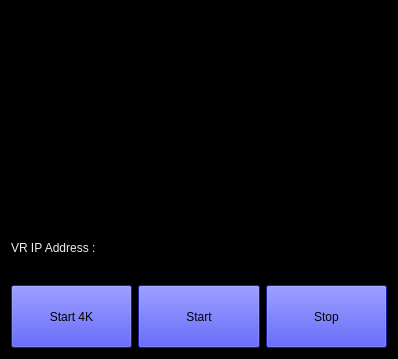
<?xml version="1.0" encoding="UTF-8"?>
<ui version="4.0">
 <class>Dialog</class>
 <widget class="QDialog" name="Dialog">
  <property name="geometry">
   <rect>
    <x>0</x>
    <y>0</y>
    <width>398</width>
    <height>359</height>
   </rect>
  </property>
  <property name="windowTitle">
   <string>Dialog</string>
  </property>
  <property name="styleSheet">
   <string notr="true">background-color: rgb(0, 0, 0);</string>
  </property>
  <layout class="QGridLayout" name="gridLayout_2">
   <item row="0" column="0">
    <layout class="QGridLayout" name="gridLayout">
     <item row="3" column="0">
      <layout class="QHBoxLayout" name="horizontalLayout_4">
       <item>
        <widget class="QLabel" name="label_2">
         <property name="styleSheet">
          <string notr="true">color: rgb(238, 238, 236);</string>
         </property>
         <property name="text">
          <string>VR IP Address :</string>
         </property>
        </widget>
       </item>
       <item>
        <widget class="QLineEdit" name="lineEditIpAddress">
         <property name="styleSheet">
          <string notr="true">color: rgb(238, 238, 236);</string>
         </property>
         <property name="alignment">
          <set>Qt::AlignCenter</set>
         </property>
         <property name="clearButtonEnabled">
          <bool>true</bool>
         </property>
        </widget>
       </item>
       <item>
        <widget class="QLabel" name="label">
         <property name="text">
          <string/>
         </property>
        </widget>
       </item>
      </layout>
     </item>
     <item row="1" column="0">
      <layout class="QHBoxLayout" name="horizontalLayout_3">
       <item>
        <widget class="QLabel" name="labelStatus">
         <property name="styleSheet">
          <string notr="true">color: rgb(255, 255, 255);</string>
         </property>
         <property name="text">
          <string/>
         </property>
        </widget>
       </item>
      </layout>
     </item>
     <item row="0" column="0">
      <layout class="QHBoxLayout" name="horizontalLayout">
       <item>
        <widget class="QPushButton" name="pushButton_2">
         <property name="sizePolicy">
          <sizepolicy hsizetype="Minimum" vsizetype="Preferred">
           <horstretch>0</horstretch>
           <verstretch>0</verstretch>
          </sizepolicy>
         </property>
         <property name="text">
          <string/>
         </property>
         <property name="flat">
          <bool>true</bool>
         </property>
        </widget>
       </item>
       <item>
        <spacer name="horizontalSpacer">
         <property name="orientation">
          <enum>Qt::Horizontal</enum>
         </property>
         <property name="sizeHint" stdset="0">
          <size>
           <width>40</width>
           <height>20</height>
          </size>
         </property>
        </spacer>
       </item>
       <item>
        <widget class="QPushButton" name="buttonExit">
         <property name="sizePolicy">
          <sizepolicy hsizetype="Minimum" vsizetype="Preferred">
           <horstretch>0</horstretch>
           <verstretch>0</verstretch>
          </sizepolicy>
         </property>
         <property name="text">
          <string/>
         </property>
         <property name="icon">
          <iconset>
           <normaloff>New folder/remove.png</normaloff>New folder/remove.png</iconset>
         </property>
         <property name="iconSize">
          <size>
           <width>40</width>
           <height>40</height>
          </size>
         </property>
         <property name="flat">
          <bool>true</bool>
         </property>
        </widget>
       </item>
      </layout>
     </item>
     <item row="4" column="0">
      <layout class="QHBoxLayout" name="horizontalLayout_2">
       <item>
        <widget class="QPushButton" name="buttonStart4K_p2p">
         <property name="sizePolicy">
          <sizepolicy hsizetype="Minimum" vsizetype="Preferred">
           <horstretch>0</horstretch>
           <verstretch>0</verstretch>
          </sizepolicy>
         </property>
         <property name="styleSheet">
          <string notr="true">background-color: rgb(36, 41, 232);</string>
         </property>
         <property name="text">
          <string>Start 4K</string>
         </property>
        </widget>
       </item>
       <item>
        <widget class="QPushButton" name="buttonP2P">
         <property name="sizePolicy">
          <sizepolicy hsizetype="Minimum" vsizetype="Preferred">
           <horstretch>0</horstretch>
           <verstretch>0</verstretch>
          </sizepolicy>
         </property>
         <property name="styleSheet">
          <string notr="true">background-color: rgb(36, 41, 232);</string>
         </property>
         <property name="text">
          <string>Start</string>
         </property>
        </widget>
       </item>
       <item>
        <widget class="QPushButton" name="buttonStopP2P">
         <property name="sizePolicy">
          <sizepolicy hsizetype="Minimum" vsizetype="Preferred">
           <horstretch>0</horstretch>
           <verstretch>0</verstretch>
          </sizepolicy>
         </property>
         <property name="styleSheet">
          <string notr="true">background-color: rgb(36, 41, 232);</string>
         </property>
         <property name="text">
          <string>Stop</string>
         </property>
        </widget>
       </item>
      </layout>
     </item>
     <item row="2" column="0">
      <layout class="QHBoxLayout" name="horizontalLayout_5">
       <item>
        <widget class="QLabel" name="labelMovement">
         <property name="text">
          <string>TextLabel</string>
         </property>
        </widget>
       </item>
       <item>
        <widget class="QLabel" name="labelMotor">
         <property name="text">
          <string>TextLabel</string>
         </property>
        </widget>
       </item>
      </layout>
     </item>
    </layout>
   </item>
  </layout>
 </widget>
 <resources/>
 <connections/>
</ui>
